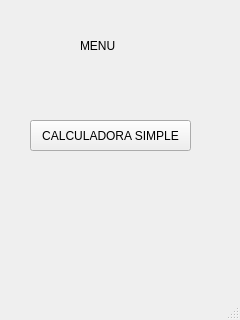
<?xml version="1.0" encoding="UTF-8"?>
<ui version="4.0">
 <class>MainWindow</class>
 <widget class="QMainWindow" name="MainWindow">
  <property name="geometry">
   <rect>
    <x>0</x>
    <y>0</y>
    <width>240</width>
    <height>320</height>
   </rect>
  </property>
  <property name="windowTitle">
   <string>MainWindow</string>
  </property>
  <widget class="QWidget" name="centralwidget">
   <widget class="QLabel" name="label">
    <property name="geometry">
     <rect>
      <x>80</x>
      <y>20</y>
      <width>81</width>
      <height>51</height>
     </rect>
    </property>
    <property name="styleSheet">
     <string notr="true">font: 75 14pt &quot;MS Shell Dlg 2&quot;;</string>
    </property>
    <property name="text">
     <string>MENU</string>
    </property>
   </widget>
   <widget class="QPushButton" name="pushButton">
    <property name="geometry">
     <rect>
      <x>30</x>
      <y>120</y>
      <width>161</width>
      <height>31</height>
     </rect>
    </property>
    <property name="text">
     <string>CALCULADORA SIMPLE</string>
    </property>
   </widget>
  </widget>
  <widget class="QMenuBar" name="menubar">
   <property name="geometry">
    <rect>
     <x>0</x>
     <y>0</y>
     <width>240</width>
     <height>21</height>
    </rect>
   </property>
  </widget>
  <widget class="QStatusBar" name="statusbar"/>
 </widget>
 <resources/>
 <connections/>
</ui>
